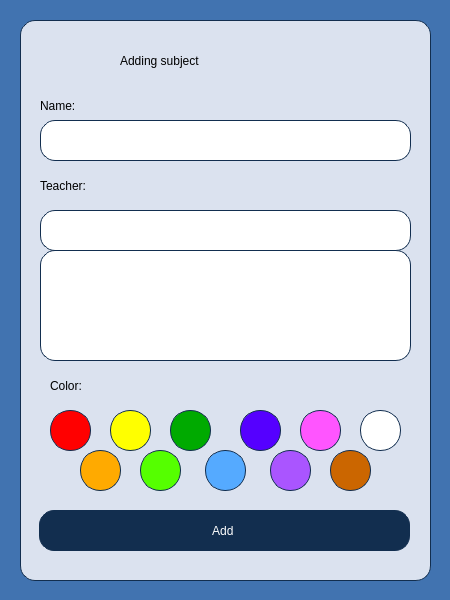
<?xml version="1.0" encoding="UTF-8"?>
<ui version="4.0">
 <class>SubjectAdding</class>
 <widget class="QWidget" name="SubjectAdding">
  <property name="geometry">
   <rect>
    <x>0</x>
    <y>0</y>
    <width>450</width>
    <height>600</height>
   </rect>
  </property>
  <property name="sizePolicy">
   <sizepolicy hsizetype="Fixed" vsizetype="Fixed">
    <horstretch>0</horstretch>
    <verstretch>0</verstretch>
   </sizepolicy>
  </property>
  <property name="minimumSize">
   <size>
    <width>450</width>
    <height>600</height>
   </size>
  </property>
  <property name="maximumSize">
   <size>
    <width>450</width>
    <height>600</height>
   </size>
  </property>
  <property name="windowTitle">
   <string>Form</string>
  </property>
  <property name="styleSheet">
   <string notr="true">background-color: rgb(65, 115, 176)</string>
  </property>
  <widget class="QWidget" name="widget_AddingSubject" native="true">
   <property name="geometry">
    <rect>
     <x>20</x>
     <y>20</y>
     <width>411</width>
     <height>561</height>
    </rect>
   </property>
   <property name="styleSheet">
    <string notr="true">background-color:rgb(219, 226, 239);
border-radius:15px;
border-style: solid;
border-width: 1px;
border-color: rgb(18, 46, 79);</string>
   </property>
   <widget class="QPushButton" name="pushButton_Add">
    <property name="geometry">
     <rect>
      <x>19</x>
      <y>490</y>
      <width>371</width>
      <height>41</height>
     </rect>
    </property>
    <property name="styleSheet">
     <string notr="true">background-color:rgb(18, 46, 79);
border-radius:15px;
border-style: solid;
border-width: 1px;
border-color: rgb(18, 46, 79);
font: 75 20pt &quot;Gentium Book Basic&quot;;
color:white;</string>
    </property>
    <property name="text">
     <string>Add </string>
    </property>
   </widget>
   <widget class="QLineEdit" name="lineEdit_Teacher">
    <property name="geometry">
     <rect>
      <x>20</x>
      <y>190</y>
      <width>371</width>
      <height>41</height>
     </rect>
    </property>
    <property name="styleSheet">
     <string notr="true">background-color:rgb(255, 255, 255);
border-radius:15px;
border-style: solid;
border-width: 1px;
border-color: rgb(18, 46, 79);
font: 14pt &quot;Gentium Book Basic&quot;;
color:black;</string>
    </property>
    <property name="text">
     <string/>
    </property>
   </widget>
   <widget class="QListWidget" name="listWidget_Teachers">
    <property name="geometry">
     <rect>
      <x>20</x>
      <y>230</y>
      <width>371</width>
      <height>111</height>
     </rect>
    </property>
    <property name="styleSheet">
     <string notr="true">background-color:rgb(255, 255, 255)</string>
    </property>
   </widget>
   <widget class="QPushButton" name="pushButton_Red">
    <property name="geometry">
     <rect>
      <x>30</x>
      <y>390</y>
      <width>41</width>
      <height>41</height>
     </rect>
    </property>
    <property name="styleSheet">
     <string notr="true">border-radius: 20px;
background-color: rgb(255, 0, 0)</string>
    </property>
    <property name="text">
     <string/>
    </property>
   </widget>
   <widget class="QPushButton" name="pushButton_Yellow">
    <property name="geometry">
     <rect>
      <x>90</x>
      <y>390</y>
      <width>41</width>
      <height>41</height>
     </rect>
    </property>
    <property name="styleSheet">
     <string notr="true">border-radius: 20px;
background-color:rgb(255, 255, 0)
</string>
    </property>
    <property name="text">
     <string/>
    </property>
   </widget>
   <widget class="QPushButton" name="pushButton_Green">
    <property name="geometry">
     <rect>
      <x>150</x>
      <y>390</y>
      <width>41</width>
      <height>41</height>
     </rect>
    </property>
    <property name="styleSheet">
     <string notr="true">border-radius: 20px;
background-color: rgb(0, 170, 0)</string>
    </property>
    <property name="text">
     <string/>
    </property>
   </widget>
   <widget class="QPushButton" name="pushButton_Blue">
    <property name="geometry">
     <rect>
      <x>220</x>
      <y>390</y>
      <width>41</width>
      <height>41</height>
     </rect>
    </property>
    <property name="styleSheet">
     <string notr="true">border-radius: 20px;
background-color:rgb(85, 0, 255)</string>
    </property>
    <property name="text">
     <string/>
    </property>
   </widget>
   <widget class="QPushButton" name="pushButton_Pink">
    <property name="geometry">
     <rect>
      <x>280</x>
      <y>390</y>
      <width>41</width>
      <height>41</height>
     </rect>
    </property>
    <property name="styleSheet">
     <string notr="true">border-radius: 20px;
background-color:rgb(255, 85, 255)
</string>
    </property>
    <property name="text">
     <string/>
    </property>
   </widget>
   <widget class="QPushButton" name="pushButton_White">
    <property name="geometry">
     <rect>
      <x>340</x>
      <y>390</y>
      <width>41</width>
      <height>41</height>
     </rect>
    </property>
    <property name="styleSheet">
     <string notr="true">border-radius: 20px;
background-color:rgb(255, 255, 255)</string>
    </property>
    <property name="text">
     <string/>
    </property>
   </widget>
   <widget class="QPushButton" name="pushButton_Orange">
    <property name="geometry">
     <rect>
      <x>60</x>
      <y>430</y>
      <width>41</width>
      <height>41</height>
     </rect>
    </property>
    <property name="styleSheet">
     <string notr="true">border-radius: 20px;
background-color: rgb(255, 170, 0)</string>
    </property>
    <property name="text">
     <string/>
    </property>
   </widget>
   <widget class="QPushButton" name="pushButton_LightGreen">
    <property name="geometry">
     <rect>
      <x>120</x>
      <y>430</y>
      <width>41</width>
      <height>41</height>
     </rect>
    </property>
    <property name="styleSheet">
     <string notr="true">border-radius: 20px;
background-color: rgb(85, 255, 0)</string>
    </property>
    <property name="text">
     <string/>
    </property>
   </widget>
   <widget class="QPushButton" name="pushButton_LightBlue">
    <property name="geometry">
     <rect>
      <x>185</x>
      <y>430</y>
      <width>41</width>
      <height>41</height>
     </rect>
    </property>
    <property name="styleSheet">
     <string notr="true">border-radius: 20px;
background-color: rgb(85, 170, 255)
</string>
    </property>
    <property name="text">
     <string/>
    </property>
   </widget>
   <widget class="QPushButton" name="pushButton_Purple">
    <property name="geometry">
     <rect>
      <x>250</x>
      <y>430</y>
      <width>41</width>
      <height>41</height>
     </rect>
    </property>
    <property name="styleSheet">
     <string notr="true">border-radius: 20px;
background-color: rgb(170, 85, 255)</string>
    </property>
    <property name="text">
     <string/>
    </property>
   </widget>
   <widget class="QPushButton" name="pushButton_Brown">
    <property name="geometry">
     <rect>
      <x>310</x>
      <y>430</y>
      <width>41</width>
      <height>41</height>
     </rect>
    </property>
    <property name="styleSheet">
     <string notr="true">border-radius: 20px;
background-color: rgb(203, 102, 0)</string>
    </property>
    <property name="text">
     <string/>
    </property>
   </widget>
   <zorder>pushButton_Add</zorder>
   <zorder>listWidget_Teachers</zorder>
   <zorder>pushButton_Red</zorder>
   <zorder>pushButton_Yellow</zorder>
   <zorder>pushButton_Green</zorder>
   <zorder>pushButton_Blue</zorder>
   <zorder>pushButton_Pink</zorder>
   <zorder>pushButton_White</zorder>
   <zorder>pushButton_Orange</zorder>
   <zorder>pushButton_LightGreen</zorder>
   <zorder>pushButton_LightBlue</zorder>
   <zorder>pushButton_Purple</zorder>
   <zorder>pushButton_Brown</zorder>
   <zorder>lineEdit_Teacher</zorder>
  </widget>
  <widget class="QLabel" name="label_AddingSubject">
   <property name="geometry">
    <rect>
     <x>120</x>
     <y>40</y>
     <width>211</width>
     <height>41</height>
    </rect>
   </property>
   <property name="styleSheet">
    <string notr="true">font: 75 20pt &quot;Gentium Book Basic&quot;;
color:black;
background-color:rgb(219, 226, 239);</string>
   </property>
   <property name="text">
    <string>Adding subject</string>
   </property>
  </widget>
  <widget class="QLabel" name="label_Name">
   <property name="geometry">
    <rect>
     <x>40</x>
     <y>90</y>
     <width>121</width>
     <height>31</height>
    </rect>
   </property>
   <property name="styleSheet">
    <string notr="true">font: 14pt &quot;Gentium Book Basic&quot;;
color:black;
background-color:rgb(219, 226, 239);</string>
   </property>
   <property name="text">
    <string>Name:</string>
   </property>
  </widget>
  <widget class="QLineEdit" name="lineEdit_Name">
   <property name="geometry">
    <rect>
     <x>40</x>
     <y>120</y>
     <width>371</width>
     <height>41</height>
    </rect>
   </property>
   <property name="styleSheet">
    <string notr="true">background-color:rgb(255, 255, 255);
border-radius:15px;
border-style: solid;
border-width: 1px;
border-color: rgb(18, 46, 79);
font: 14pt &quot;Gentium Book Basic&quot;;
color:black;</string>
   </property>
   <property name="text">
    <string/>
   </property>
  </widget>
  <widget class="QLabel" name="label_Teacher">
   <property name="geometry">
    <rect>
     <x>40</x>
     <y>170</y>
     <width>121</width>
     <height>31</height>
    </rect>
   </property>
   <property name="styleSheet">
    <string notr="true">font: 14pt &quot;Gentium Book Basic&quot;;
color:black;
background-color:rgb(219, 226, 239);</string>
   </property>
   <property name="text">
    <string>Teacher:</string>
   </property>
  </widget>
  <widget class="QLabel" name="label_Color">
   <property name="geometry">
    <rect>
     <x>50</x>
     <y>370</y>
     <width>121</width>
     <height>31</height>
    </rect>
   </property>
   <property name="styleSheet">
    <string notr="true">font: 14pt &quot;Gentium Book Basic&quot;;
color:black;
background-color:rgb(219, 226, 239);</string>
   </property>
   <property name="text">
    <string>Color:</string>
   </property>
  </widget>
 </widget>
 <resources/>
 <connections/>
</ui>
